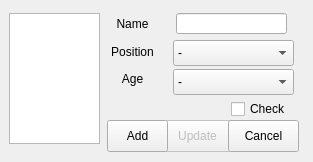
<?xml version="1.0" encoding="UTF-8"?>
<ui version="4.0">
 <class>planRegister</class>
 <widget class="QDialog" name="planRegister">
  <property name="geometry">
   <rect>
    <x>0</x>
    <y>0</y>
    <width>313</width>
    <height>162</height>
   </rect>
  </property>
  <property name="windowTitle">
   <string>Plan Register</string>
  </property>
  <widget class="QLabel" name="label">
   <property name="geometry">
    <rect>
     <x>102</x>
     <y>16</y>
     <width>61</width>
     <height>16</height>
    </rect>
   </property>
   <property name="text">
    <string>Name</string>
   </property>
   <property name="alignment">
    <set>Qt::AlignCenter</set>
   </property>
  </widget>
  <widget class="QLabel" name="label_2">
   <property name="geometry">
    <rect>
     <x>102</x>
     <y>42</y>
     <width>61</width>
     <height>20</height>
    </rect>
   </property>
   <property name="text">
    <string>Position</string>
   </property>
   <property name="alignment">
    <set>Qt::AlignCenter</set>
   </property>
  </widget>
  <widget class="QLabel" name="label_3">
   <property name="geometry">
    <rect>
     <x>102</x>
     <y>71</y>
     <width>61</width>
     <height>16</height>
    </rect>
   </property>
   <property name="text">
    <string>Age</string>
   </property>
   <property name="alignment">
    <set>Qt::AlignCenter</set>
   </property>
  </widget>
  <widget class="QPushButton" name="pbUpdate">
   <property name="enabled">
    <bool>false</bool>
   </property>
   <property name="geometry">
    <rect>
     <x>162</x>
     <y>120</y>
     <width>71</width>
     <height>32</height>
    </rect>
   </property>
   <property name="text">
    <string>Update</string>
   </property>
  </widget>
  <widget class="QPushButton" name="pbCancel">
   <property name="geometry">
    <rect>
     <x>228</x>
     <y>120</y>
     <width>71</width>
     <height>32</height>
    </rect>
   </property>
   <property name="text">
    <string>Cancel</string>
   </property>
  </widget>
  <widget class="QListWidget" name="lwPlayer">
   <property name="geometry">
    <rect>
     <x>9</x>
     <y>13</y>
     <width>91</width>
     <height>131</height>
    </rect>
   </property>
   <property name="font">
    <font>
     <pointsize>10</pointsize>
    </font>
   </property>
   <property name="editTriggers">
    <set>QAbstractItemView::NoEditTriggers</set>
   </property>
  </widget>
  <widget class="QPushButton" name="pbAdd">
   <property name="geometry">
    <rect>
     <x>107</x>
     <y>120</y>
     <width>61</width>
     <height>32</height>
    </rect>
   </property>
   <property name="text">
    <string>Add</string>
   </property>
  </widget>
  <widget class="QComboBox" name="cbAge">
   <property name="geometry">
    <rect>
     <x>173</x>
     <y>69</y>
     <width>121</width>
     <height>26</height>
    </rect>
   </property>
   <item>
    <property name="text">
     <string>-</string>
    </property>
   </item>
   <item>
    <property name="text">
     <string>10+</string>
    </property>
   </item>
   <item>
    <property name="text">
     <string>20+</string>
    </property>
   </item>
   <item>
    <property name="text">
     <string>30+</string>
    </property>
   </item>
   <item>
    <property name="text">
     <string>40+</string>
    </property>
   </item>
  </widget>
  <widget class="QComboBox" name="cbPosition">
   <property name="geometry">
    <rect>
     <x>173</x>
     <y>40</y>
     <width>121</width>
     <height>26</height>
    </rect>
   </property>
   <item>
    <property name="text">
     <string>-</string>
    </property>
   </item>
   <item>
    <property name="text">
     <string>Forward</string>
    </property>
   </item>
   <item>
    <property name="text">
     <string>Midfielder</string>
    </property>
   </item>
   <item>
    <property name="text">
     <string>Defender</string>
    </property>
   </item>
  </widget>
  <widget class="QLineEdit" name="leName">
   <property name="enabled">
    <bool>true</bool>
   </property>
   <property name="geometry">
    <rect>
     <x>176</x>
     <y>13</y>
     <width>111</width>
     <height>21</height>
    </rect>
   </property>
   <property name="font">
    <font>
     <pointsize>14</pointsize>
    </font>
   </property>
  </widget>
  <widget class="QCheckBox" name="checkBox">
   <property name="geometry">
    <rect>
     <x>231</x>
     <y>99</y>
     <width>71</width>
     <height>20</height>
    </rect>
   </property>
   <property name="text">
    <string>Check</string>
   </property>
  </widget>
 </widget>
 <resources/>
 <connections/>
</ui>
